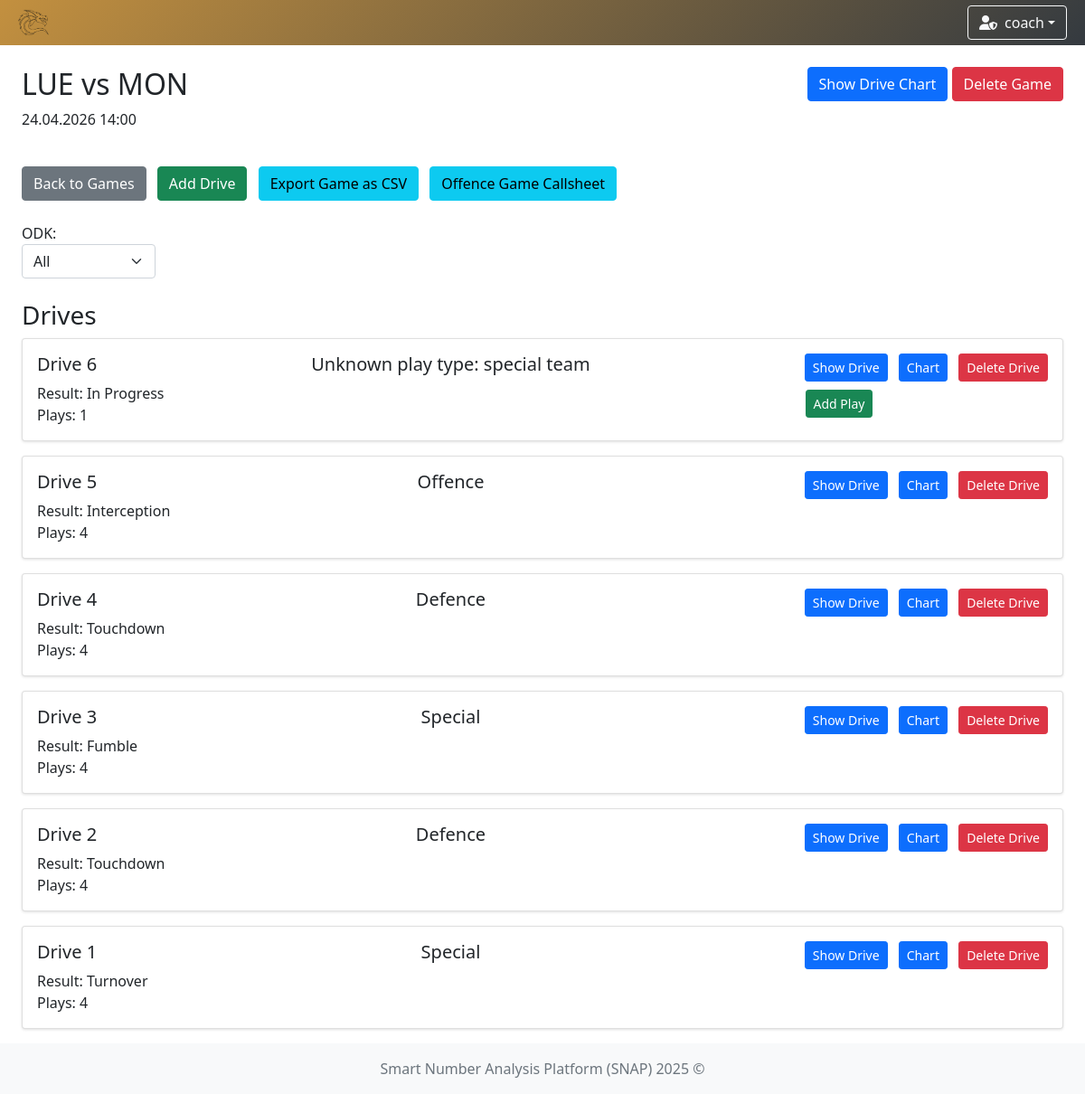
The page /games/3 (signed in) on the database as committed earlier.
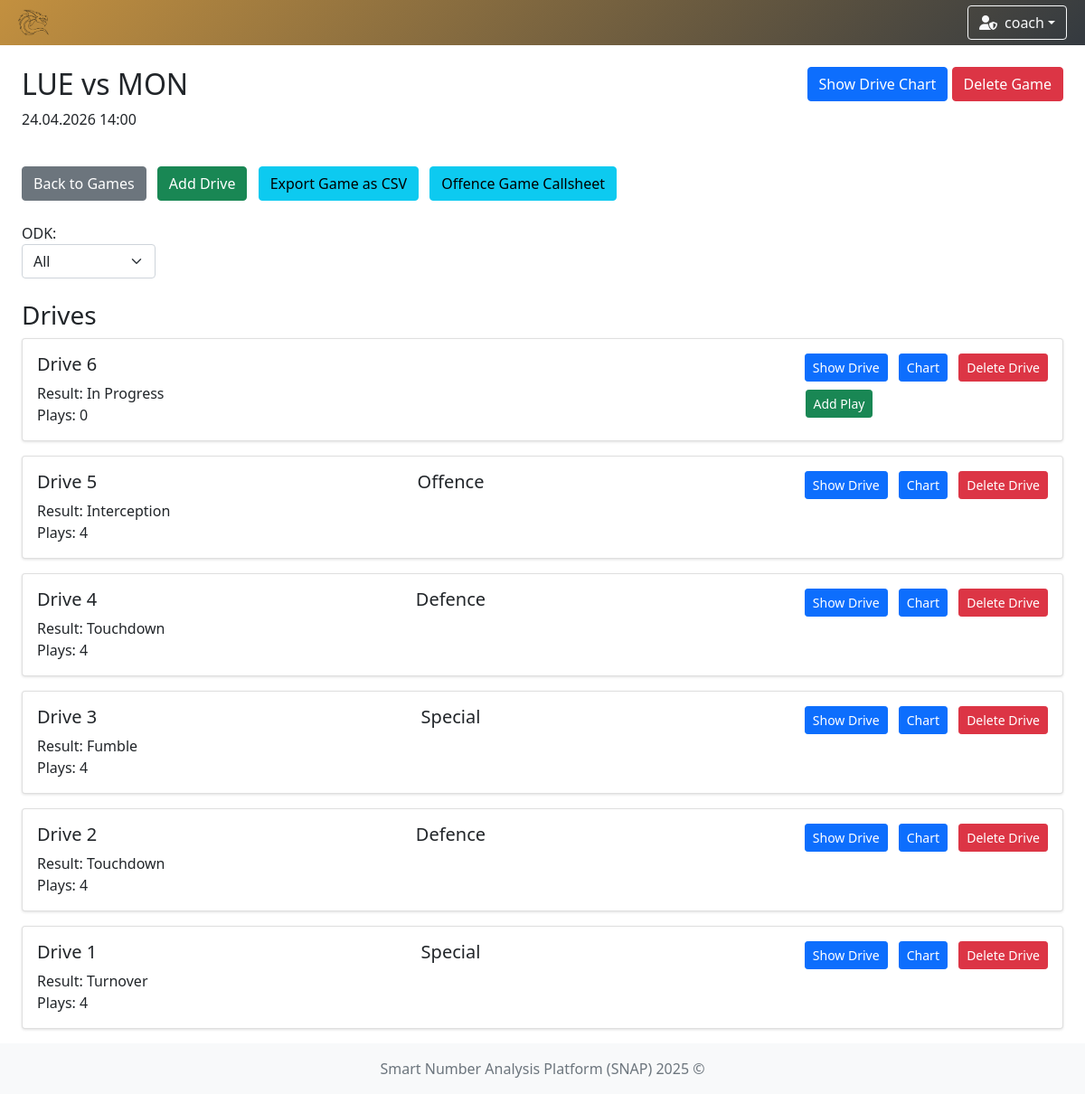
The same page on the database as committed later.
### app/models/team.py (models this page shows)
class TeamModel(db.Model):
    __tablename__ = 'teams'
    id = db.Column(db.Integer, primary_key=True)
    name = db.Column(db.String(100), nullable=False, unique=True)  # prevent duplicate team names
    icon = db.Column(db.String(300), nullable=False)  # longer path for future-proofing
    primary_color = db.Column(db.String(20), nullable=False)
    secondary_color = db.Column(db.String(20), nullable=False)

### app/models/user.py (models this page shows)
class UserModel(db.Model, UserMixin):
    __tablename__ = 'user'
    id = db.Column(db.Integer, primary_key=True)
    username = db.Column(db.String(80), unique=True, nullable=False)
    password = db.Column(db.String(120), nullable=False)
    role = db.Column(db.String(10), nullable=False, default='user')
    team_id = db.Column(db.Integer, db.ForeignKey('teams.id'))
    team = db.relationship('TeamModel', backref='users')

### app/models/game.py (models this page shows, shortened)
class GameModel(db.Model):
    __tablename__ = 'game'
    id: int = db.Column(db.Integer, primary_key=True)
    name: str = db.Column(db.String(100), nullable=False)
    date: datetime = db.Column(db.DateTime, nullable=False, index=True)
    time: str = db.Column(db.String(20), nullable=False)
    home_team_id: Optional[int] = db.Column(db.Integer, db.ForeignKey('teams.id'), nullable=True, index=True)
    away_team_id: Optional[int] = db.Column(db.Integer, db.ForeignKey('teams.id'), nullable=True, index=True)
    home_team = db.relationship('TeamModel', foreign_keys=[home_team_id], lazy=True)
    away_team = db.relationship('TeamModel', foreign_keys=[away_team_id], lazy=True)
    drives = db.relationship('DriveModel', backref='game', lazy=True, cascade='all, delete-orphan')
    @classmethod
    def get_by_id(cls, game_id: int) -> Optional['GameModel']:
        return cls.query.get_or_404(game_id)

### app/models/drive.py (models this page shows)
class DriveModel(db.Model):
    __tablename__ = 'drive'
    id = db.Column(db.Integer, primary_key=True)
    game_id = db.Column(db.Integer, db.ForeignKey('game.id'), nullable=False)
    result = db.Column(db.String(50))
    ended = db.Column(db.Boolean, default=False)
    plays = db.relationship('PlayModel', backref='drive', lazy=True, cascade='all, delete-orphan')

### app/models/play.py (models this page shows)
class PlayModel(db.Model):
    __tablename__ = 'play'
    id = db.Column(db.Integer, primary_key=True)
    drive_id = db.Column(db.Integer, db.ForeignKey('drive.id'), nullable=False)
    odk = db.Column(db.String(1))  # O, D, or K
    quarter = db.Column(db.Integer)
    down = db.Column(db.Integer)
    distance = db.Column(db.Integer)
    yard_line = db.Column(db.Integer)
    play_type = db.Column(db.String(50))
    result = db.Column(db.String(50))
    gain_loss = db.Column(db.Integer)
    touchdown = db.Column(db.Boolean, default=False)
    penalty_type = db.Column(db.String(50))
    penalty_spot_yard = db.Column(db.Integer)
    foul_team = db.Column(db.String(1))# "H" (Home) oder "O" (Opponent)
    personnel = db.Column(db.String(20))
    off_form = db.Column(db.String(50))  # Offensive Formation
    form_str = db.Column(db.String(50))  # Formation Strength
    form_adj = db.Column(db.String(50))  # Formation Adjustment
    motion = db.Column(db.String(50))  # Motion
    protection = db.Column(db.String(50))  # Protection
    off_play = db.Column(db.String(50))  # Off Play
    dir_call = db.Column(db.String(50))  # Directional Call
    tag = db.Column(db.String(50))  # Tags
    hash = db.Column(db.String(1))  # New field for Hash (L, M, R)
    rusher_number = db.Column(db.Integer)
    passer = db.Column(db.Integer)
    receiver = db.Column(db.Integer)
    play_type1 = db.Column(db.String(50))
    defense_front = db.Column(db.String(50))
    defense_strongside = db.Column(db.String(50))
    blitz = db.Column(db.String(50))
    slants = db.Column(db.String(50))
    coverage = db.Column(db.String(50))
    tackler1 = db.Column(db.Integer)
    tackler2 = db.Column(db.Integer)
    interceptor = db.Column(db.Integer)
    returner = db.Column(db.Integer)
    returner_yard = db.Column(db.Integer)
    kicker = db.Column(db.Integer)
    kicker_yard = db.Column(db.Integer)

### app/controllers/game.py (the view)
    @login_required
    def game_detail(self, game_id: int) -> str:
        game = GameModel.get_by_id(game_id)
        for drive in game.drives:
            if len(drive.plays) > 0:
                print(drive.plays[0].odk)
        return render_template(template_name_or_list='game/game_detail.html', game=game)

### app/controllers/user.py (called while the page is built)
    @staticmethod
    def load_user(user_id):
        return UserModel.query.get(int(user_id))

### run.py (called while the page is built)
    def _inject_context(self) -> None:
        @self.app.context_processor
        def inject_teams() -> dict:
            try:
                teams = TeamModel.query.all()
                return dict(teams=teams)
            except Exception as e:
                print(f"[!] Error injecting teams: {str(e)} ({type(e).__name__})")
                return dict(teams=[])

### app/templates/game/game_detail.html (shortened to what this page needs)
{% extends "system/base.html" %}
{% block content %}
<div class="row mb-4">
    <div class="col">
        <h2>{{ game.name }}</h2>
        <p>{{ game.date.strftime('%d.%m.%Y') }} {{ game.time }}</p>
    </div>
    <div class="col text-end">
        <a href="{{ url_for('drive_chart', game_id=game.id) }}" class="btn btn-primary">Show Drive Chart</a>
        {% if current_user.role == 'admin' %}
        <form action="{{ url_for('delete_game', game_id=game.id) }}" method="POST" class="d-inline">
            <button type="submit" class="btn btn-danger"
                    onclick="return confirm('Are you sure you want to delete this game?')">Delete Game</button>
        </form>
        {% else %}
        <button class="btn btn-secondary" disabled>Delete Game</button>
        {% endif %}
    </div>
</div>
<div class="row mb-4">
    <div class="col">
        <form action="{{ url_for('add_drive', game_id=game.id) }}" method="POST">
            <a href="{{ url_for('game_options') }}" class="btn btn-secondary">Back to Games</a>
            <button type="submit" class="btn btn-success">Add Drive</button>
            <a href="{{ url_for('export_game', game_id=game.id) }}" class="btn btn-info">Export Game as CSV</a>
            <a href="{{ url_for('game_callsheet', game_id=game.id) }}" class="btn btn-info">Offence Game Callsheet</a>
        </form>
    </div>
</div>
			<div class="d-flex mb-3">
				<div class="me-3">
				<label for="Odk" >ODK:</label>
				<select name="Odk" id="Odk" class="form-select mb-2">
					<option value="" selected >All</option>
				</select>
        </div>
    </div>
<div class="row">
    <div class="col">
        <h3>Drives</h3>
		<div id=drive-wrapper>
			{%include 'game/partials/_drive_rows.html' %}
		</div>
    </div>
</div>
{% endblock %}

### app/templates/system/base.html (shortened to what this page needs)
<!DOCTYPE html>
<html lang="en">
<head>
    <link href="https://cdn.jsdelivr.net/npm/bootstrap@5.1.3/dist/css/bootstrap.min.css" rel="stylesheet"/>
    <link rel="stylesheet" href="https://cdn.jsdelivr.net/npm/bootstrap-icons@1.11.3/font/bootstrap-icons.css"/>
    <link rel="stylesheet" href="https://cdnjs.cloudflare.com/ajax/libs/font-awesome/6.5.0/css/all.min.css"/>
    <link href="https://cdn.jsdelivr.net/npm/select2@4.1.0-rc.0/dist/css/select2.min.css" rel="stylesheet"/>
    <link href="https://cdn.jsdelivr.net/npm/select2-bootstrap-5-theme@1.3.0/dist/select2-bootstrap-5-theme.min.css" rel="stylesheet"/>
    <link href="https://cdn.datatables.net/1.13.6/css/dataTables.bootstrap5.min.css" rel="stylesheet"/>
    <link rel="stylesheet" href="https://cdn.datatables.net/fixedcolumns/4.3.0/css/fixedColumns.bootstrap5.min.css"/>
    <link rel="stylesheet" href="{{ url_for('static', filename='styles.css') }}"/>
</head>
<body class="{% block body_class %}{% endblock %}">
{% if current_user.is_authenticated %}
    {% set ns = namespace(navbar_color='background: linear-gradient(135deg, #4b6cb7, #182848);', team_found=False) %}
    {% if current_user.team %}
        {% set ns.navbar_color = 'background: linear-gradient(135deg, ' ~ current_user.team.primary_color ~ ', #343a40);' %}
        {% set ns.team_found = True %}
    {% endif %}
    <nav class="navbar navbar-expand-lg navbar-dark" style="{{ ns.navbar_color }}">
        <div class="container-fluid position-relative">
            <a class="navbar-brand d-flex align-items-center" href="{{ url_for('index') }}">
                {% if current_user.team and ns.team_found %}
                    <img class="team-logo" src="{{ current_user.team.icon }}" alt="{{ current_user.team.name }} logo"/>
                {% else %}
                    <a href="{{ url_for('game_options') }}" class="btn btn-outline-light me-2" title="Home">
                        <i class="fas fa-home"></i>
                    </a>
                {% endif %}
            </a>
            <div class="ms-auto d-flex align-items-center">
                <div class="dropdown me-2">
                    <button class="btn btn-outline-light dropdown-toggle d-flex align-items-center" type="button"
                            id="userDropdown" data-bs-toggle="dropdown" aria-expanded="false">
                        {% if current_user.role == 'admin' %}
                            <i class="fas fa-user-shield me-2"></i>
                        {% else %}
                            <i class="fas fa-user me-2"></i>
                        {% endif %}
                        {{ current_user.username }}
                    </button>
                </div>
            </div>
        </div>
    </nav>
{% endif %}
<div class="content-wrapper">
    <div class="container-fluid mt-4 px-4">
        <div id="toast-container" class="toast-container position-fixed bottom-0 end-0 p-3" style="z-index: 1100;">
        </div>
        {% block content %}{% endblock %}
    </div>
</div>
<footer class="footer mt-auto py-3 bg-light">
    <div class="container text-center">
        <span class="text-muted">Smart Number Analysis Platform (SNAP) 2025 ©</span>
    </div>
</footer>
</body>
</html>

### app/templates/game/partials/_drive_rows.html
{% for drive in game.drives|sort(attribute='id', reverse=True) %}
    <div class="card mb-3">
        <div class="card-body">
            <div class="d-flex justify-content-between align-items-start">
                <h5 class="card-title">Drive {{ loop.revindex }}</h5>
                {% if drive.plays | length > 0 %}
                    {% if drive.plays[0].odk == "O" %}
                        <h5 class="card-title">Offence</h5>
                    {% elif drive.plays[0].odk == "D" %}
                        <h5 class="card-title">Defence</h5>
                    {% elif drive.plays[0].odk == "K" %}
                        <h5 class="card-title">Special</h5>
                    {% else %}
                        <h5 class="card-title">Unknown play type: {{ drive.plays[0].odk }}</h5>
                    {% endif %}
                {% endif %}
                <div>
                    <a href="{{ url_for('drive_detail', drive_id=drive.id) }}" class="btn btn-sm btn-primary">Show
                        Drive</a>
                    <a href="{{ url_for('drive_play_chart', game_id=game.id, drive_id=drive.id) }}"
                       class="btn btn-sm btn-primary" , style="margin-right: 0.5rem;">Chart</a>
                    {% if current_user.role == 'admin' %}
                        <form action="{{ url_for('delete_drive', drive_id=drive.id) }}" method="POST" class="d-inline">
                            <button type="submit" class="btn btn-sm btn-danger"
                                    onclick="return confirm('Are you sure you want to delete this drive?')">Delete Drive
                            </button>
                        </form>
                    {% else %}
                        <button class="btn btn-sm btn-secondary" disabled>Delete Drive</button>
                    {% endif %}
                </div>
            </div>
            <div class="d-flex justify-content-between align-items-center">
                <div class="card-text mb-0">
                    Result: {{ drive.result or 'In Progress' }}<br>
                    Plays: {{ drive.plays|length }}
                </div>
                {% if not drive.ended %}
                    <a href="{{ url_for('add_play', drive_id=drive.id) }}" class="btn btn-sm btn-success ms-auto"
                       style="margin-right: 12.1rem;">Add Play</a>
                {% endif %}
            </div>
        </div>
    </div>
{% else %}
    <div class="alert alert-secondary text-center" role="alert">
        <i class="bi bi-info-circle me-2"></i>
        No drives found for this filter.
    </div>
{% endfor %}

### app/static/styles.css (style rules this page uses)
.navbar { transition: background-color 0.5s ease; height: 50px; }
.team-logo { animation: fadeIn 0.5s ease, pulse 1s ease-in-out; width: 50px; height: auto; }
html, body { height: 100%; margin: 0; padding: 0; }
body { display: flex; flex-direction: column; min-height: 100vh; }
.content-wrapper { flex: 1 0 auto; }
.footer { flex-shrink: 0; background-color: #f8f9fa; padding: 1rem 0; margin-top: auto; }
.card { position: relative; z-index: 1; margin-bottom: 1rem; box-shadow: 0 1px 3px rgba(0,0,0,0.12); }
.btn + .btn { margin-left: 0.5rem; }

Rows that differ between the two databases and show on the page:
removed DriveModel: odk "special team", result "In Progress", plays|length "1"
added DriveModel: result "In Progress", plays|length "0"
